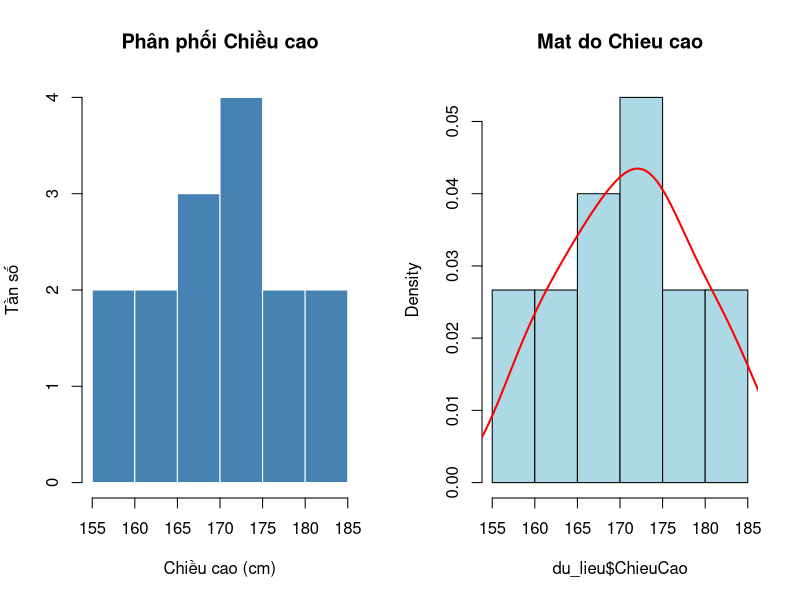
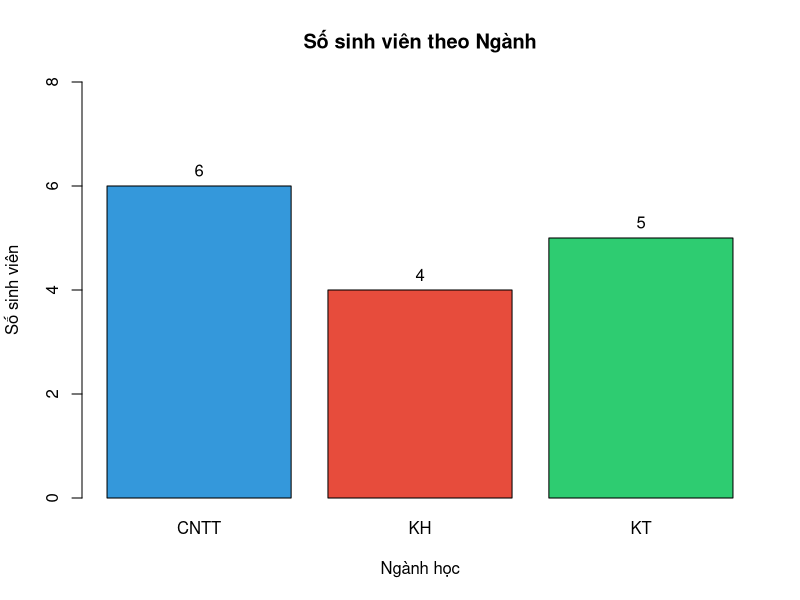
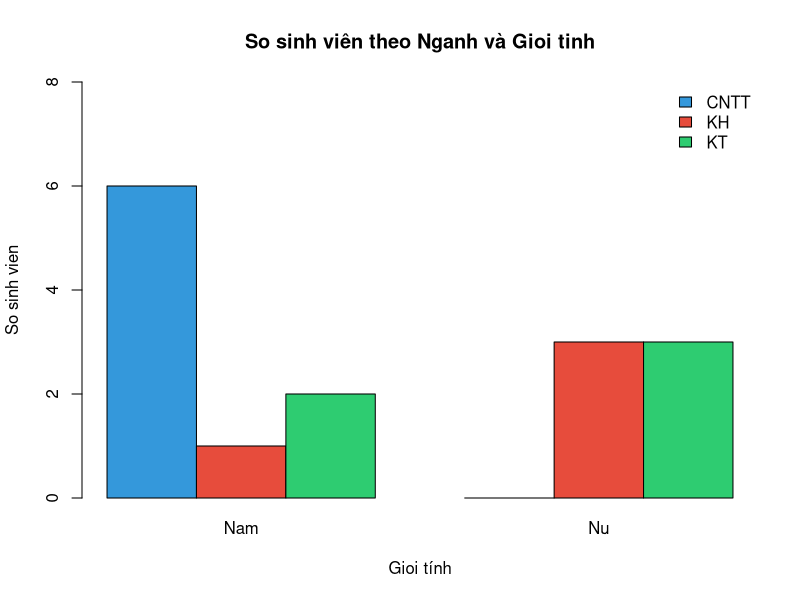
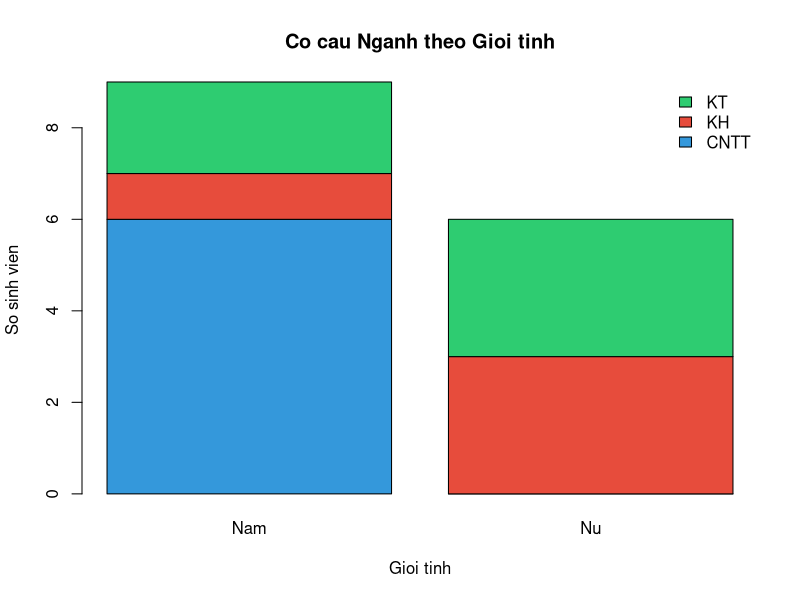
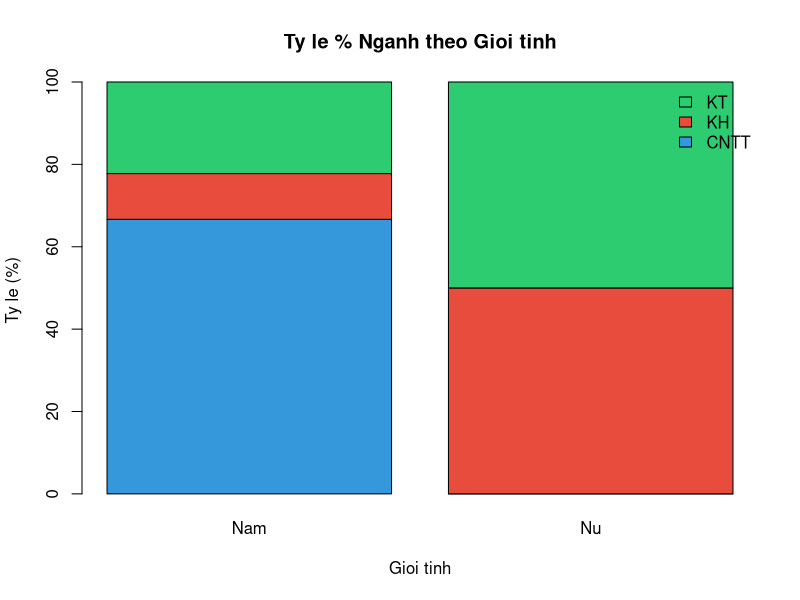
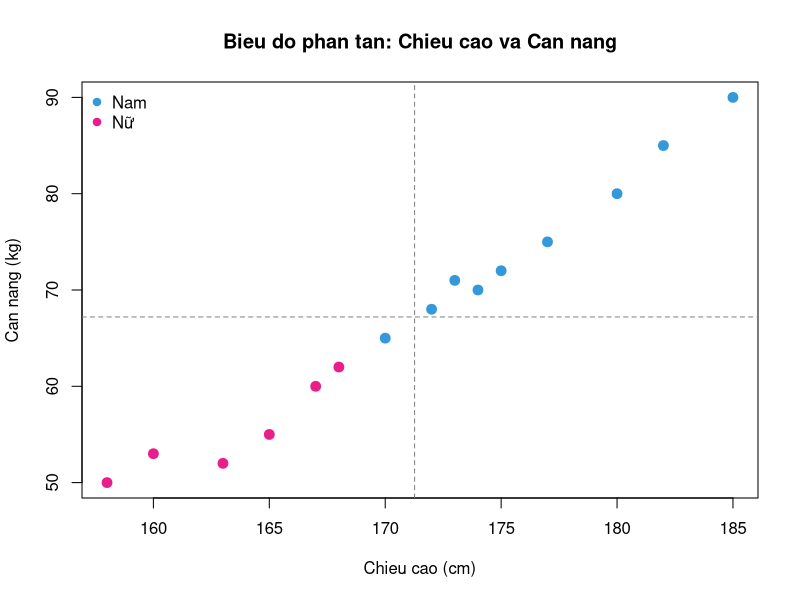

Here is the R script that generated these plots, in order:
# Tao du lieu mau
du_lieu <- data.frame(
  GioiTinh = c('Nu', 'Nam', 'Nu', 'Nam', 'Nu', 'Nam', 'Nam', 'Nam', 'Nu', 'Nam', 'Nam', 'Nu', 'Nam', 'Nu', 'Nam'),
  Nganh = c('KT', 'CNTT', 'KT', 'CNTT', 'KH', 'KT', 'CNTT', 'KH','KH', 'CNTT', 'KT','KH','CNTT', 'KT', 'CNTT'),
  ChieuCao = c(165, 172, 158, 180, 168, 175, 170, 182, 163, 174, 177, 160, 185, 167, 173),
  CanNang = c(55, 68, 50, 80, 62, 72, 65, 85, 52, 70, 75, 53, 90, 60, 71),
  Tuoi = c(20, 21, 20, 22, 19, 21, 20, 23, 19, 22, 21, 20, 23, 19, 22))
#---Chi so xu huong trung tam---
mean (du_lieu$ChieuCao)        # Trung binh
median (du_lieu$ChieuCao)      # Trung vi
# Mode (R khong co ham san, viet ham rieng)
mode_val <- function (x) { tab <-table(x); names (tab) [which.max(tab)] }
mode_val (du_lieu$Tuoi)
# --- Chi so phan tan ---
var (du_lieu$ChieuCao)         # Phuong sai
sd (du_lieu$ChieuCao)          # Do lech chuan
range (du_lieu$ChieuCao)       # Min, Max
diff (range (du_lieu$ChieuCao))# Khoang bien thien
# ---Tu phan vi
quantile (du_lieu$ChieuCao, c (0.25, 0.5, 0.75))
IQR(du_lieu$ChieuCao)
# Khoang tu phan vi
# --- Tom tat toan bo --
summary (du_lieu, c('Tuoi', 'ChieuCao', 'CanNang', 'BMI'))
# Trung binh theo gioi tinh
tapply (du_lieu$ChieuCao, du_lieu$GioiTinh, mean)
tapply (du_lieu$CanNang, du_lieu$GioiTinh, mean)
# Dung aggregate (linh hoat hon)
du_lieu$BMI <- du_lieu$CanNang / (du_lieu$ChieuCao/100)^2
aggregate (cbind (ChieuCao, CanNang, BMI) ~ GioiTinh, data = du_lieu, FUN = mean)
# Bang tan suat
table (du_lieu$GioiTinh)
table (du_lieu$Nganh, du_lieu$GioiTinh)   # Bang cheo 2 bien
#
# //Bieu do tan suat (Histogram)//
#
#Mo cua so do thi
par (mfrow = c(1, 2))
# Chia cua so thanh 2 cot
# Histogram chieu cao
hist (du_lieu$ChieuCao,
      main = 'Phân phối Chiều cao',
      xlab = 'Chiều cao (cm)',
      ylab = 'Tần số',
      col = 'steelblue',
      border= 'white',
      breaks = 6)
# Them duong cong mat do
hist (du_lieu$ChieuCao, freq = FALSE, col = 'lightblue',
        main = 'Mat do Chieu cao')
lines (density (du_lieu$ChieuCao), col = 'red', lwd = 2)
par (mfrow = c(1, 1)) # Khoi phuc bo cuc
#
# //Bieu do thanh (Barplot)//
#
# //a) Bieu do thanh don – 1 bien phan loai://
#
#Tan suat theo nganh hoc
tan_suat <-table(du_lieu$Nganh)
barplot (tan_suat, main = 'Số sinh viên theo Ngành',
         xlab = 'Ngành học',
         ylab = 'Số sinh viên',
         col = c('#3498db', '#e74c3c','#2ecc71'),
         ylim = c(0, max (tan_suat) + 2))
# Them nhan so lieu tren moi cot
text (x = barplot (tan_suat, plot = FALSE),
      y = tan_suat + 0.3,
        labels = as.character (tan_suat))
#
# //b) Bieu do thanh ghep (Grouped bar) - 2 bien phan loai, thanh dat canh nhau://
#
# Bang cheo Nganh x GioiTinh
bang_cheo <- table (du_lieu$Nganh, du_lieu$GioiTinh)
print (bang_cheo)
# Ve bieu do thanh ghep (beside = TRUE)
barplot (bang_cheo,
         main = 'So sinh viên theo Nganh và Gioi tinh',
         xlab = 'Gioi tính',
         ylab = 'So sinh vien',
         beside = TRUE,
         # <- key: dat canh nhau, khong chong len
         col = c('#3498db', '#e74c3c','#2ecc71'),
         ylim = c(0, max (bang_cheo) + 2),
         legend.text = rownames(bang_cheo),
         args.legend = list (x = 'topright', bty = 'n'))
#
# //c) Bieu do thanh chong (Stacked bar) - 2 bien phan loai, thanh xep chong len nhau://
#
# Ve bieu do thanh chong (beside = FALSE, mac dinh)
barplot (bang_cheo,
         main = 'Co cau Nganh theo Gioi tinh',
         xlab = 'Gioi tinh',
         ylab = 'So sinh vien',
         beside = FALSE,
         # <- key: xep chong
         col = c('#3498db', '#e74c3c', '#2ecc71'),
         legend.text = rownames (bang_cheo),
         args.legend = list(x = 'topright', bty = 'n'))
# Phien ban ty le phan tram (100% stacked)
bang_pct <- prop.table (bang_cheo, margin = 2) * 100 # margin=2: tinh theo cot
barplot (bang_pct,
         main = 'Ty le % Nganh theo Gioi tinh',
         xlab = 'Gioi tinh',
         ylab = 'Ty le (%)',
         beside = FALSE,
         col = c('#3498db','#e74c3c','#2ecc71'),
         legend.text = rownames (bang_pct),
         args.legend = list(x = 'topright', bty = 'n'))
#
# //3.6. Bieu do phan tan (Scatter Plot)//
#
# Scatter plot chieu cao can nang
  plot (du_lieu$ChieuCao, du_lieu$CanNang,
        main = 'Bieu do phan tan: Chieu cao va Can nang',
        xlab = 'Chieu cao (cm)',
        ylab = 'Can nang (kg)',
        pch = 19,
        col = ifelse (du_lieu$GioiTinh == 'Nam', '#3498db', '#e91e8c'),
        cex = 1.3)
# Them chu giai phan biet gioi tinh
legend('topleft', legend = c('Nam', 'Nữ'),
       col = c('#3498db','#e91e8c'), pch = 19, bty = 'n')
# Them duong trung binh ngang va doc (tham khao)
abline (h = mean (du_lieu$CanNang), col = 'gray50', lty = 2)
abline (v = mean (du_lieu$ChieuCao), col = 'gray50', lty = 2)
